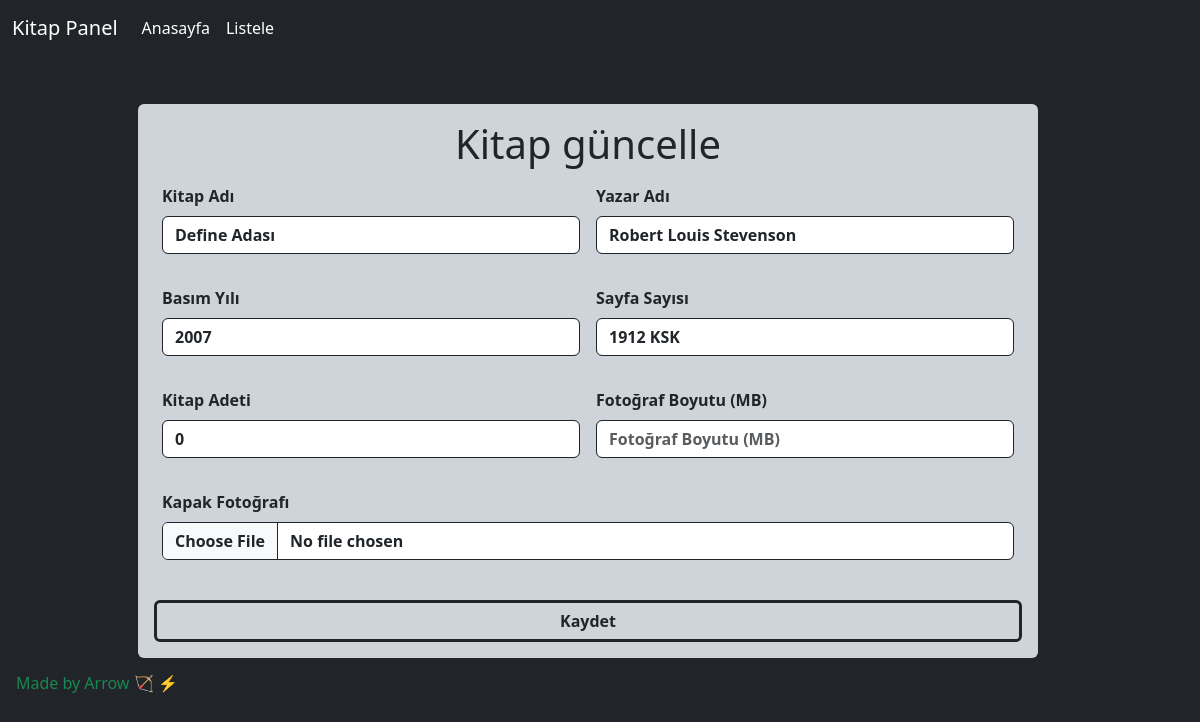
The page /guncelle.php?id=1 on the database its author committed.
### tables this page shows
CREATE TABLE `kitap` (
  `id` int(11) NOT NULL,
  `kitap_adi` varchar(60) NOT NULL,
  `yazar` varchar(60) NOT NULL,
  `basim_yili` varchar(60) NOT NULL,
  `sayfa_sayisi` varchar(60) NOT NULL,
  `kitap_adet` int(11) NOT NULL,
  `eklenme_tarihi` varchar(60) NOT NULL,
  `guncelleme_tarihi` varchar(500) NOT NULL,
  `kapak_yolu` varchar(500) NOT NULL
);

### guncelle.php (the view, shortened to what this page needs)
<!DOCTYPE html>
<html>
<head>
    <link href="https://cdn.jsdelivr.net/npm/bootstrap@5.3.0-alpha1/dist/css/bootstrap.min.css" rel="stylesheet">
</head>
<body class="bg-dark">
    <?php include "navbar.php"; ?>
    <div class="row w-100">
            <?php
                include 'baglan.php';
                $id = $_GET['id'];
                $sorgu = $baglan -> prepare('SELECT * FROM kitap WHERE id = ?');
                $sorgu -> execute(array($id));
                if ($sorgu -> rowCount()) {
                    foreach ($sorgu as $getir) {
                        echo '
                        <form action="index.php" enctype="multipart/form-data" method="post" class="w-75 bg-dark-subtle rounded mx-auto ms-auto p-3 fw-bold">
                        <h1 class="text-center text-dark">Kitap güncelle</h1>
                        <div class="form-group p-2 float-start w-50 w-sm-100">
                            <label class="mb-2" for="kitapAdi">Kitap Adı</label>
                            <input type="text" value="' . $getir['kitap_adi'] . '" required class="fw-bold form-control mb-3 border border-1 border-dark" id="kitapAdi" name="kitapAdi" placeholder="Kitap Adı">
                        </div>
                        <div class="form-group p-2 float-start w-50 w-sm-100">
                            <label class="mb-2" for="yazarAdi">Yazar Adı</label>
                            <input type="text" value="' . $getir['yazar'] . '" required class="fw-bold form-control mb-3 border border-1 border-dark" id="yazarAdi" name="yazarAdi" placeholder="Yazar Adı">
                        </div>
                        <div class="form-group p-2 float-start w-50 w-sm-100">
                            <label class="mb-2" for="basimYili">Basım Yılı</label>
                            <input type="text" value="' . $getir['basim_yili'] . '" required class="fw-bold form-control mb-3 border border-1 border-dark" id="basimYili" name="basimYili" placeholder="Basım Yılı">
                        </div>
                        <div class="form-group p-2 float-start w-50 w-sm-100">
                            <label class="mb-2" for="basimYili">Sayfa Sayısı</label>
                            <input type="text" value="' . $getir['sayfa_sayisi'] . '" required class="fw-bold form-control mb-3 border border-1 border-dark" id="basimYili" name="sayfaSayisi" placeholder="Sayfa Sayısı">
                        </div>
                        <div class="form-group p-2 float-start w-50 w-sm-100">
                            <label class="mb-2" for="kitapAdeti">Kitap Adeti</label>
                            <input type="text" value="' . $getir['kitap_adet'] . '" required class="fw-bold form-control mb-3 border border-1 border-dark" id="kitapAdeti" name="kitapAdeti" placeholder="Kitap Adeti">
                        </div>
                        <div class="form-group p-2 float-start w-50 w-sm-100">
                            <label class="mb-2" for="fotoBoyut">Fotoğraf Boyutu (MB)</label>
                            <input type="number" value="' . $getir['kapak_yolu'] . '" required class="fw-bold form-control mb-3 border border-1 border-dark" id="fotoBoyut" name="fotoBoyut" placeholder="Fotoğraf Boyutu (MB)">
                        </div>
                        <div class="form-group p-2 float-start w-100 ">
                            <label class="mb-2" for="kapakFotografi">Kapak Fotoğrafı</label><br>
                            <input type="file" class="fw-bold form-control mb-3 border border-1 border-dark" id="kapakFotografi" name="kapakFotografi">
                        </div>
                        <button type="submit" name="gonder" class="btn btn-outline-dark fw-bold border-3 mt-3 w-100">Kaydet</button>
                    </form>
                        ';
                    }
                }
                else {
                    echo '
                    <div class="alert alert-danger" role="alert">
                        Kayıt Yok
                    </div>';
                }
            ?>
        </div>
    <h6 class="text-success m-3">Made by Arrow 🏹 ⚡</h6>
</body>
</html>

### rows shown on the page
kitap: kitapAdi "Define Adası", yazarAdi "Robert Louis Stevenson", basimYili "2007", sayfaSayisi "1912 KSK", kitapAdeti "0"
